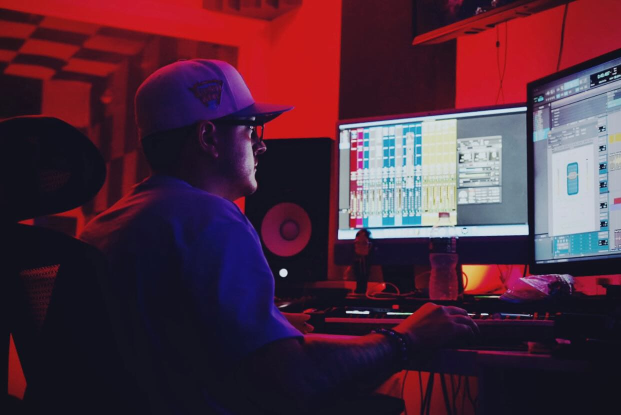
#> input picture assets-src/photos/chase.jpg, 1242 x 830 px, given in place of IMG_3036-2400.jpg, which was not available (shown at 1/2 size)
$ python prepare-studio-images.py ../assets-src/photos
#> lines starting #> are read from the running program, lines starting #| are printed output that depends on the picture
"""Prepare supplied studio photos. Requires Pillow; takes native JPEG working copies.

On macOS, decode each HEIC with sips -s format jpeg --resampleWidth 2400.
Pass the directory containing IMG_3036-2400.jpg etc. as the first argument.
Originals stay untouched; generated assets contain no camera/location metadata.
"""
from pathlib import Path
from io import BytesIO
import sys
from PIL import Image, ImageCms, ImageOps

source = Path(sys.argv[1])
output = Path(__file__).resolve().parent.parent / 'public/assets'
photos = {
    'studio-recording': (3036, None),
    'studio-control-room': (3037, None),
    'studio-production': (3037, (600, 650, 2200, 1850)),
    'studio-session': (3038, None),
    'studio-lounge': (3039, None),
    'studio-wide': (3043, None),
}
for name, (number, crop) in photos.items():
    image = ImageOps.exif_transpose(Image.open(source / f'IMG_{number}-2400.jpg'))
#> image is the input picture: PIL image 1242x830 RGB; mean R, G, B 77.1, 43.1, 59.9
    if image.info.get('icc_profile'):
        image = ImageCms.profileToProfile(image, ImageCms.ImageCmsProfile(BytesIO(image.info['icc_profile'])), ImageCms.createProfile('sRGB'), outputMode='RGB')
    else:
        image = image.convert('RGB')
    if crop:
        # Clamp this desk detail to the source, preserving a true photographic crop.
        image = image.crop((crop[0], crop[1], crop[2], min(crop[3], image.height)))
    image = ImageOps.fit(image, (min(image.width, 2400), round(min(image.width, 2400) * .75)), method=Image.Resampling.LANCZOS)
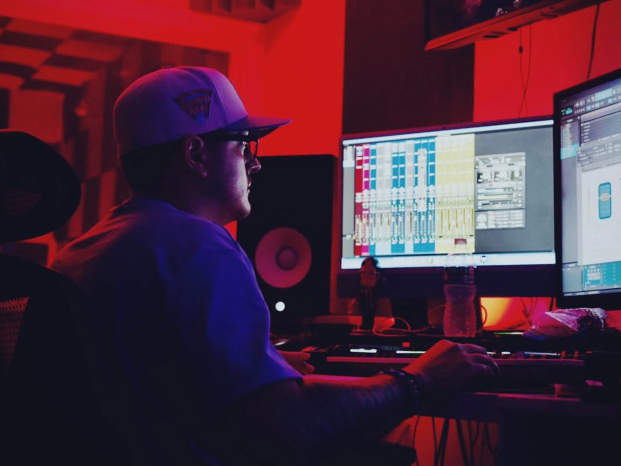
#> image: PIL image 1242x932 RGB (shown at 1/2 size); mean R, G, B 78.1, 42.2, 59.6
    for width in (640, 960, 1440, 1920):
        if width > image.width:
            continue
        size = (width, round(width * .75))
        image.resize(size, Image.Resampling.LANCZOS).save(output / f'{name}-{width}.webp', quality=82, method=6)
#> this loop made 4 passes
#> pass 1, `image.resize(size, Image.Resampling.LANCZOS).save(output / f'{name}-{w..`:
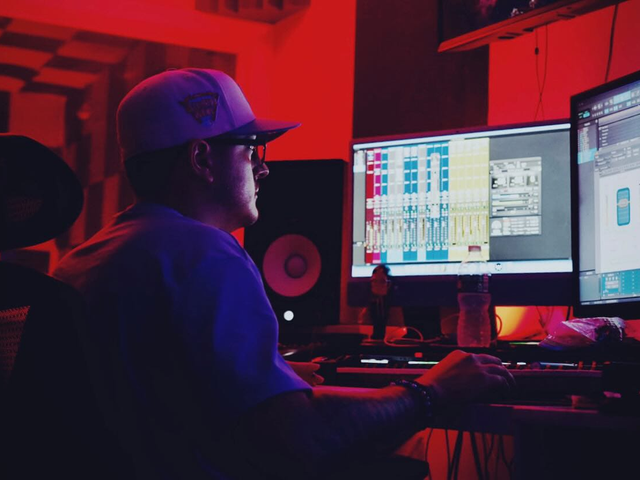
#> saved as studio-recording-640.webp: PIL image 640x480 RGB; mean R, G, B 78.1, 42.2, 59.6
    # Stable fallback and social-sharing asset; same 4:3 ratio as every srcset.
    image.resize((1440, 1080), Image.Resampling.LANCZOS).save(output / f'{name}.webp', quality=82, method=6)
    print(name)
#> pass 2 of the loop `for name, (number, crop) in photos.items():`:
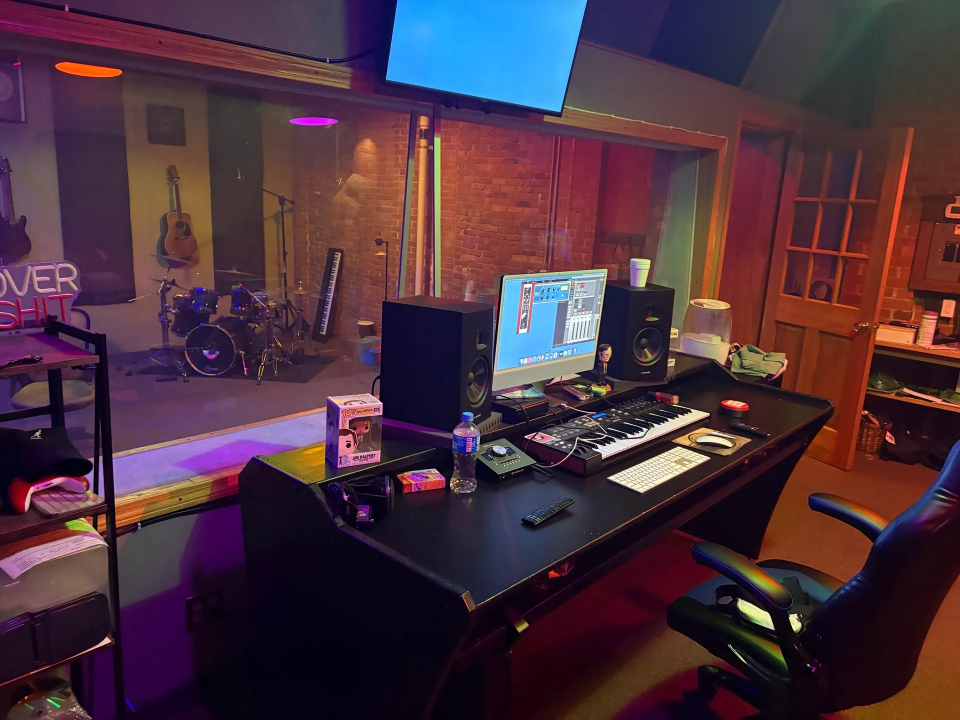
#> input picture assets-src/photos/studio-control-room.webp, 1920 x 1440 px, given in place of IMG_3037-2400.jpg, which was not available (shown at 1/2 size)
#> image is the input picture: PIL image 1920x1440 RGB; mean R, G, B 75.2, 49.5, 61.6
#> the loop `for width in (640, 960, 1440, 1920):` made 4 passes
#> pass 1, `image.resize(size, Image.Resampling.LANCZOS).save(output / f'{name}-{w..`:
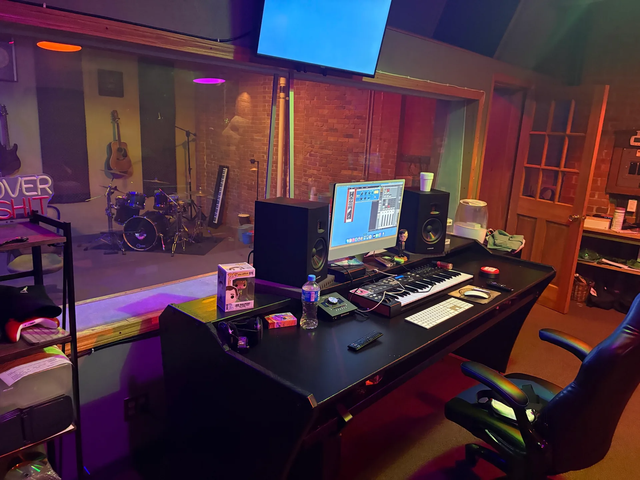
#> saved as studio-control-room-640.webp: PIL image 640x480 RGB; mean R, G, B 75.2, 49.5, 61.6
#> (the run stopped early here; a loop or call above may not have finished)
